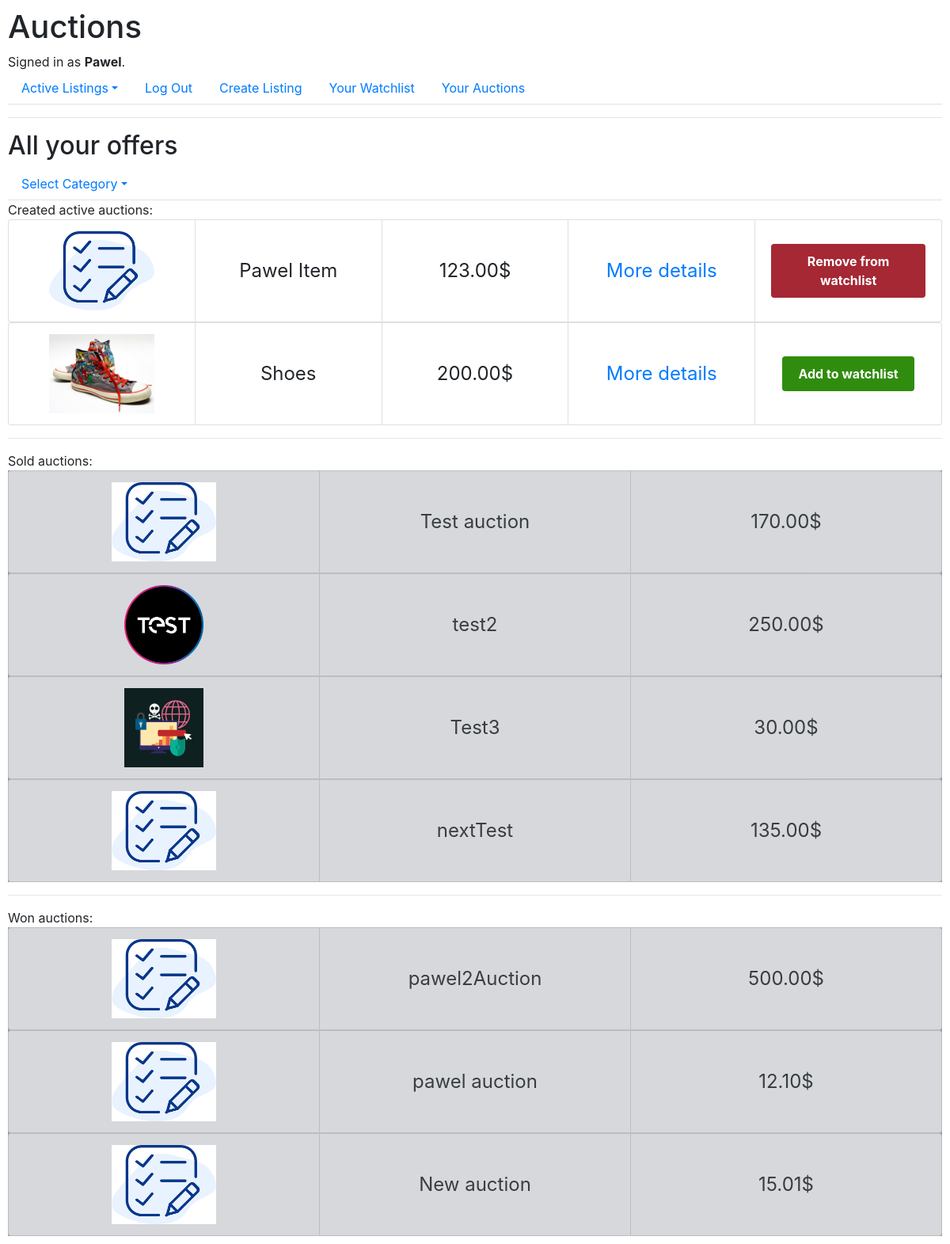
Before: /Pawel/offers (signed in) with the older database file.
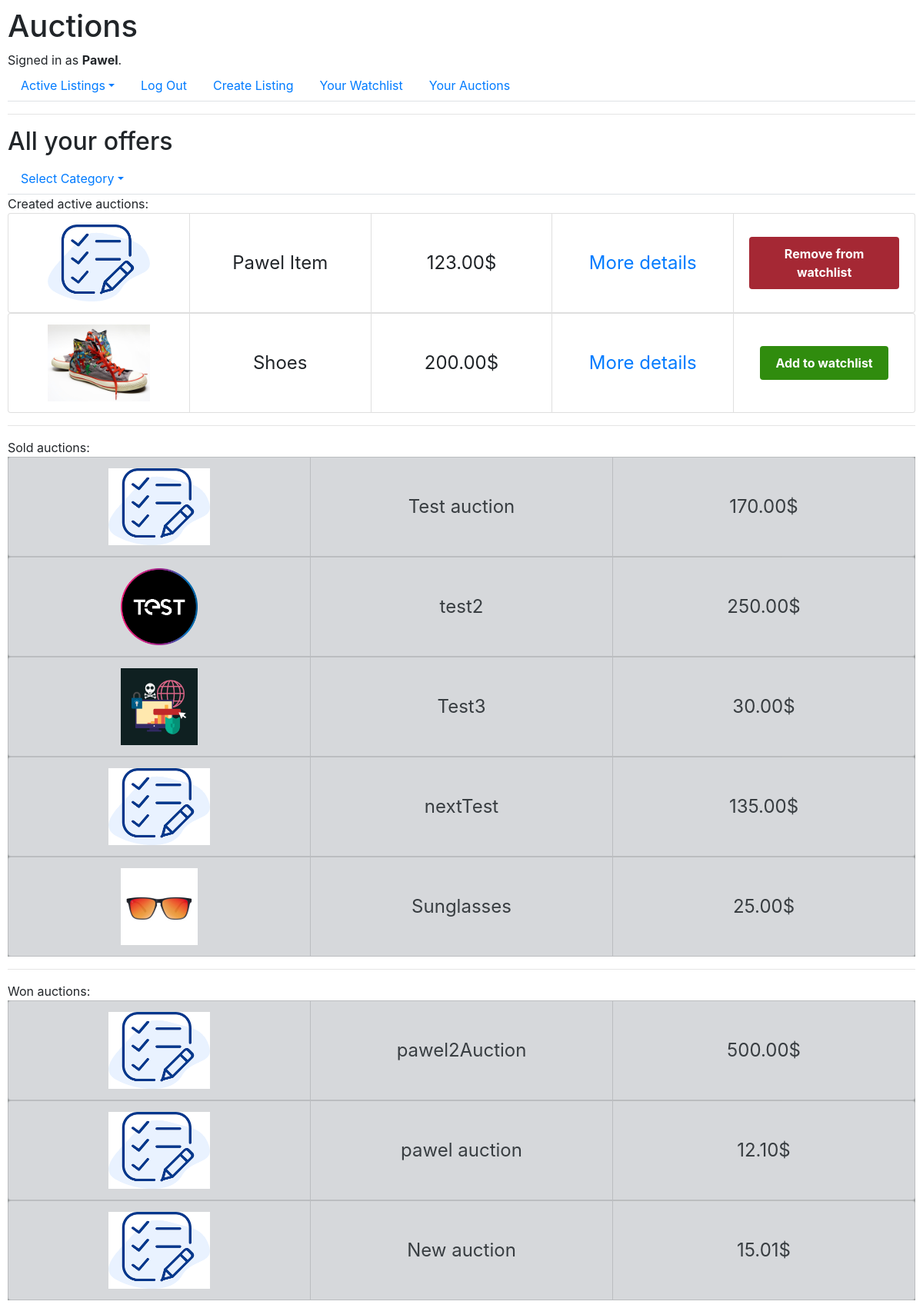
After: the same page with the newer database file.
### auctions/models.py (models this page shows, shortened)
class Auction(models.Model):
    title = models.CharField(max_length=64)
    description = models.CharField(max_length=300)
    current_bid = models.DecimalField(max_digits=15, decimal_places=2)
    created_date = models.DateTimeField(auto_now_add=True)
    image = models.ImageField(upload_to="images/auctions/", default=get_default_image_path)
    category = models.ForeignKey(Category, on_delete=models.CASCADE, related_name="auctionCategory")
    author = models.ForeignKey(User, on_delete=models.CASCADE, related_name="auctionAutor")
    is_active = models.BooleanField(default=True)
    winner = models.ForeignKey(User, on_delete=models.CASCADE, null=True, default = None, related_name="auctionBuyer")
    confirmed = models.BooleanField(default=False)

### auctions/views.py (the view)
# urls.py: path("<str:user>/offers", views.user_offers, name="user_offers"),
@login_required
def user_offers(request, user, category_id=0):
    user = request.user
    listings = Auction.objects.filter(author=user, is_active = True)
    notactive_listings = Auction.objects.filter(author=user, is_active = False)
    won_listings = Auction.objects.filter(winner = user)
    winner_auctions = Auction.objects.filter(confirmed = False, winner =  user)
    clicked = []
    categories = Category.objects.all()
    if category_id:
        listings = listings.filter(category_id=category_id)
        won_listings = won_listings.filter(category_id=category_id)
        category_name = Category.objects.get(id= category_id).name
    else:
        category_name = "All"
    watchlist, created = WatchList.objects.get_or_create(user=user)
    clicked = [offer.id for offer in watchlist.offer.all()]
    return render(request, "auctions/offers.html",{
        "createdlistings": listings,
        "wonlistings": won_listings,
        "clicked": clicked,
        "categories": categories,
        "category": category_name,
        "winner_auctions": winner_auctions,
        "notactive_listings": notactive_listings
    })

### auctions/models.py (called while the page is built)
    def __str__(self):
        return f"{self.username}"

### auctions/templates/auctions/offers.html (shortened to what this page needs)
{% extends "auctions/layout.html" %}
{% block body %}
    <h2>{{category}} your offers</h2>
    <ul class="nav nav-tabs">
        <li class="nav-item dropdown">
            <a class="nav-link dropdown-toggle" data-bs-toggle="dropdown" href="{% url 'index' %}" role="button" aria-expanded="false">Select Category</a>
        </li>
    </ul>
    Created active auctions:
    {% for listing in createdlistings %}
        {% include "auctions/activeListing.html" %}
    {% endfor %}
    <hr>
    Sold auctions:
    {% for listing in notactive_listings %}
        {% include "auctions/nonActiveListing.html" %}
    {% endfor %}
    <hr>
    Won auctions:
    {% for listing in wonlistings %}
        {% include "auctions/nonActiveListing.html" %}
    {% endfor %}
{% endblock %}

### auctions/templates/auctions/activeListing.html (shortened to what this page needs)
<div class="product">
    <ul class="list-group list-group-horizontal">
        <li class="list-group-item"><img src="{{ listing.image.url }}" alt="Obrazek"></li>
        <li class="list-group-item">{{ listing.title }}</li>
        <li class="list-group-item">{{ listing.current_bid }}$</li>
        <li class="list-group-item"><a href="{% url 'product' listing.id %}">More details</a></li>
        {% if user.is_authenticated %}
        <li class="list-group-item">
            <form method="post" action="{% url 'add_to_watchlist' listing.id %}">
                <button type="submit" class="{% if listing.id in clicked %}buttonChecked{% else %}buttonNotChecked{% endif %}">
                    {% if listing.id in clicked %}Remove from watchlist{% else %}Add to watchlist{% endif %}
                </button>
            </form>
        </li>
        {% endif %}
    </ul>
</div>

### auctions/templates/auctions/nonActiveListing.html
<div class="product" style="background-color: rgb(150, 154, 154);">
    <ul class="list-group list-group-horizontal">
        <li class="list-group-item list-group-item-secondary"><img src="{{ listing.image.url }}" alt="Obrazek"></li>
        <li class="list-group-item list-group-item-secondary">{{ listing.title }}</li>
        <li class="list-group-item list-group-item-secondary">{{ listing.current_bid }}$</li>
    </ul>
</div>

Changed rows visible on the page:
added Auction: image (picture), title "Sunglasses", current_bid "25.00"
